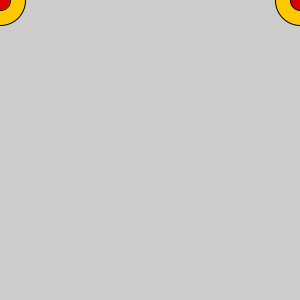
Frame 1 (no input)
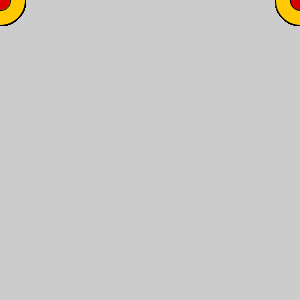
Frame 60 (the mouse pressed at the canvas centre just before this capture)
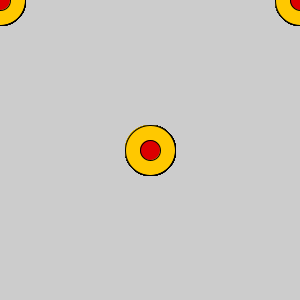
Frame 120 (the mouse held since frame 60 and released just before this capture)

The Processing sketch that drew these frames (run headless with seeded random() and noise(); from frame 60 on, the mouse is pressed at the canvas centre):

// Processing sketch: processing_149321
// ── processing_149321.pde

void setup() {
    size(300,300);
    fill(200,255,200);
}

void draw() {
    //background(0);
    fill(255,200,0);
    ellipse(mouseX,mouseY,50,50);
    fill(220,0,0);
    ellipse(mouseX,mouseY,20,20);
    
    fill(255,200,0);
    ellipse(width-mouseX,mouseY,50,50);
    fill(220,0,0);
    ellipse(width-mouseX,mouseY,20,20);
    
    
}
void mousePressed() {
    background(random(255), random(255), random(255));
}
